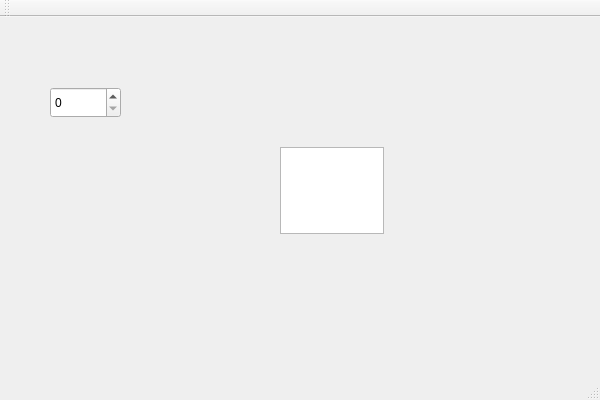
<?xml version="1.0" encoding="UTF-8"?>
<ui version="4.0">
 <class>exersezQTClass</class>
 <widget class="QMainWindow" name="exersezQTClass">
  <property name="geometry">
   <rect>
    <x>0</x>
    <y>0</y>
    <width>600</width>
    <height>400</height>
   </rect>
  </property>
  <property name="windowTitle">
   <string>exersezQT</string>
  </property>
  <widget class="QWidget" name="centralWidget">
   <widget class="QSpinBox" name="spinBox">
    <property name="geometry">
     <rect>
      <x>50</x>
      <y>70</y>
      <width>71</width>
      <height>31</height>
     </rect>
    </property>
   </widget>
   <widget class="QTextEdit" name="textEdit">
    <property name="geometry">
     <rect>
      <x>280</x>
      <y>130</y>
      <width>104</width>
      <height>87</height>
     </rect>
    </property>
   </widget>
  </widget>
  <widget class="QMenuBar" name="menuBar">
   <property name="geometry">
    <rect>
     <x>0</x>
     <y>0</y>
     <width>600</width>
     <height>26</height>
    </rect>
   </property>
  </widget>
  <widget class="QToolBar" name="mainToolBar">
   <attribute name="toolBarArea">
    <enum>TopToolBarArea</enum>
   </attribute>
   <attribute name="toolBarBreak">
    <bool>false</bool>
   </attribute>
  </widget>
  <widget class="QStatusBar" name="statusBar"/>
 </widget>
 <layoutdefault spacing="6" margin="11"/>
 <resources>
  <include location="exersezqt.qrc"/>
 </resources>
 <connections>
  <connection>
   <sender>spinBox</sender>
   <signal>valueChanged(QString)</signal>
   <receiver>textEdit</receiver>
   <slot>setText(QString)</slot>
   <hints>
    <hint type="sourcelabel">
     <x>89</x>
     <y>129</y>
    </hint>
    <hint type="destinationlabel">
     <x>309</x>
     <y>205</y>
    </hint>
   </hints>
  </connection>
 </connections>
</ui>
